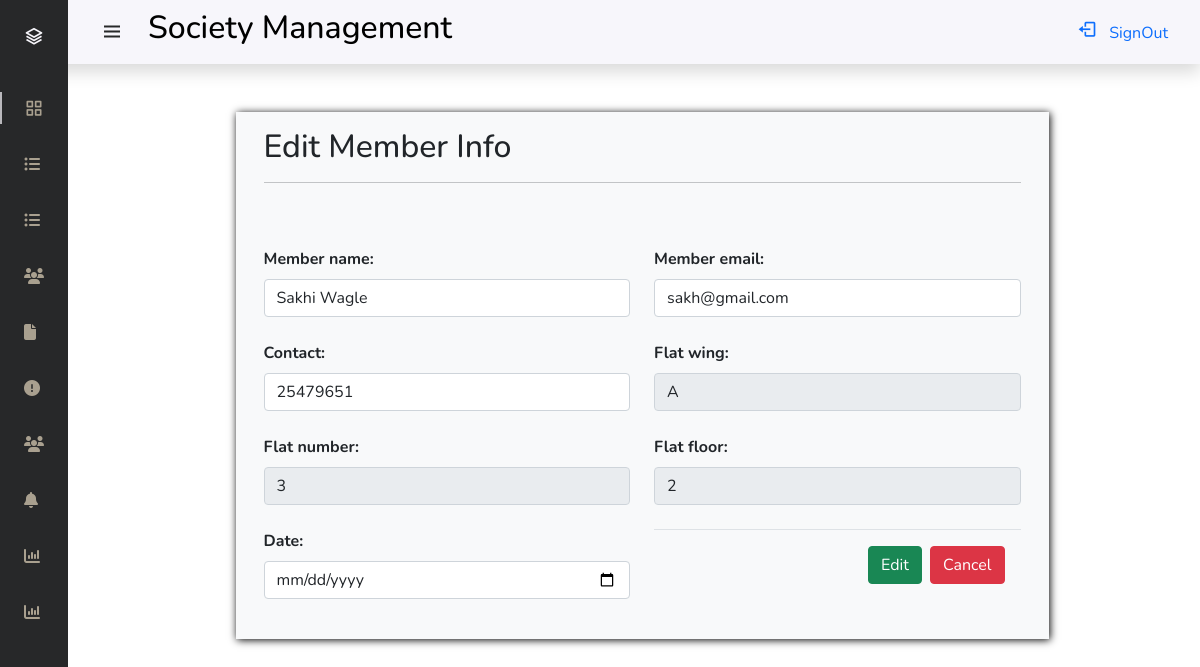
Page /edit_member.php?id=6 (signed in) on the committed database.
### tables this page shows
CREATE TABLE `members` (
  `member_id` int(10) NOT NULL,
  `member_name` varchar(50) NOT NULL,
  `email` varchar(40) NOT NULL,
  `contact` int(10) NOT NULL,
  `wing` varchar(10) NOT NULL,
  `flat_number` int(4) NOT NULL,
  `floor_number` int(11) NOT NULL,
  `date` date NOT NULL
);

### edit_member.php (the view, shortened to what this page needs)
<?php
include 'curd_functions.php';
if (isset($_SESSION['admin_email']) && isset($_SESSION['admin_pwd'])) {
$fid = $_GET['id'];
$select = "SELECT * FROM members WHERE member_id = {$fid}";
$result = mysqli_query($conn, $select);
if (mysqli_num_rows($result) > 0) {
    while ($row = mysqli_fetch_assoc($result)) {
?>
<!DOCTYPE html>
<html lang="en">
<head>
    <link href="https://cdn.jsdelivr.net/npm/bootstrap@5.0.2/dist/css/bootstrap.min.css" rel="stylesheet">
    <link href="https://cdn.jsdelivr.net/npm/boxicons@latest/css/boxicons.min.css" rel="stylesheet">
    <link rel="stylesheet" href="https://cdnjs.cloudflare.com/ajax/libs/font-awesome/4.7.0/css/font-awesome.min.css">
    <link rel="stylesheet" href="./css/stl.css">
</head>
<body id="body-pd">
    <?php
    include 'functions.php';
    side_bar();
    ?>
    <div class="container">
        <div class="row mt-5">
            <div class="col-lg-9 m-auto mt-5" style="box-shadow: 1px 1px 8px 0 black; background-color: #f8f9fa;">
                <form action="" class="p-3" method="post" onsubmit="return member()">
                    <h2 class="h-2">Edit Member Info</h2>
                    <hr>
                    <input type="hidden" name="flat_id" value="<?php echo $row['member_id']; ?>" required><br><br>
                    <div class="row">
                        <div class="col">
                            <label for="member_name" class="form-label"><b>Member name:</b></label>
                            <input type="text" name="member_name" class="form-control" id="member_name" value="<?php echo $row['member_name'] ?>"><br>
                        </div>
                        <div class="col">
                            <label for="email" class="form-label"><b>Member email:</b></label>
                            <input type="email" name="email" class="form-control" id="email" value="<?php echo $row['email'] ?>"><br>
                        </div>
                    </div>
                    <div class="row">
                        <div class="col">
                            <label for="contact" class="form-label"><b>Contact:</b></label>
                            <input type="text" name="contact" class="form-control" id="contact" value="<?php echo $row['contact'] ?>"><br>
                        </div>
                        <div class="col">
                            <label for="wing" class="form-label"><b>Flat wing:</b></label>
                            <input type="text" name="wing" class="form-control" id="wing" value="<?php echo $row['wing'] ?>" readonly><br>
                        </div>
                    </div>
                    <div class="row">
                        <div class="col">
                            <label for="flat_number" class="form-label"><b>Flat number:</b></label>
                            <input type="text" name="flat_number" class="form-control" id="flat_number" value="<?php echo $row['flat_number'] ?>" readonly><br>
                        </div>
                        <div class="col">
                            <label for="floor_number" class="form-label"><b>Flat floor:</b></label>
                            <input type="text" name="floor_number" class="form-control" id="floor_number" value="<?php echo $row['floor_number'] ?>" readonly><br>
                        </div>
                    </div>
                    <div class="row">
                        <div class="col">
                            <label for="date" class="form-label"><b>Date:</b></label>
                            <input type="date" name="date" class="form-control" id="date" value="<?php echo $row['date'] ?>"><br>
                        </div>
                        <div class="col">
                            <div class="modal-footer">
                                <input type="submit" name="submit" value="Edit" class="btn btn-success">
                                <a href="members.php" class="btn btn-danger">Cancel</a>
                            </div>
                        </div>
                    </div>
                </form>
            </div>
        </div>
    </div>
</body>
</html>
<?php
    }
}
}
else{
  header('location:admin_login.php');
}
?>

### functions.php (shortened to what this page needs)
<?php
function side_bar(){
?>
    <header class="header shadow" id="header">
        <div class="header_toggle" style="display:flex; align-items:center;">
        <i class='bx bx-menu' id="header-toggle"></i>
        <h2 style = "padding-left:1.5rem; color:black;">Society Management</h2>
    </div>
        <div>
        <a href="admin_logout.php">
                <i class='bx bx-log-out nav_icon'></i>
                <span class="sign-out">SignOut</span>
        </a>
</div>
    </header>
    <div class="l-navbar" id="nav-bar">
        <nav class="nav">
            <div>
                 <a href="#" class="nav_logo nav_mobile_link">
                    <i class='bx bx-layer nav_logo-icon'></i>
                </a>
                <div class="nav_list">
                    <a href="admin_home.php" class="nav_link active">
                        <i class='bx bx-grid-alt nav_icon'></i>
                    </a>
                    <a href="wing.php" class="nav_link">
                        <i class='fa fa-list-ul'></i>
                    </a>
                    <a href="flats.php" class="nav_link">
                        <i class='fa fa-list-ul'></i>
                    </a>
                    <a href="members.php" class="nav_link">
                        <i class='fa fa-users'></i>
                    </a>
                    <a href="bills.php" class="nav_link">
                        <i class='fa fa-file'></i>
                    </a>
                    <a href="complaints.php" class="nav_link">
                        <i class='fa fa-exclamation-circle'></i>
                    </a>
                    <a href="visitors.php" class="nav_link">
                        <i class='fa fa-users'></i>
                    </a>
                    <a href="notice.php" class="nav_link">
                        <i class='fa fa-bell'></i>
                    </a>
                    <a href="reports.php" class="nav_link">
                        <i class='fa fa-bar-chart'></i>
                    </a>
                    <a href="contact.php" class="nav_link">
                        <i class='fa fa-bar-chart'></i>
                    </a>
            </div>
            </div>
        </nav>
    </div>
<?php
}
?>

### css/stl.css (style rules this page uses)
:root { --header-height: 3rem; --nav-width: 68px; --first-color: #272829; --first-color-light: #E1D4BB; --white-color: #F7F6FB; --body-font: 'Nunito', sans-serif; --normal-font-size: 1rem; --z-fixed: 100 }
*,::before,::after { box-sizing: border-box }
body { position: relative; margin: var(--header-height) 0 0 0; padding: 0 1rem; font-family: var(--body-font); font-size: var(--normal-font-size); transition: .5s }
a { text-decoration: none; }
.header { width: 100%; height: var(--header-height); position: fixed; top: 0; left: 0; display: flex; align-items: center; justify-content: space-between; padding: 0 1rem; background-color: var(--white-color); z-index: var(--z-fixed); transition: .5s; }
.header_toggle { color: var(--first-color); font-size: 1.5rem; cursor: pointer; }
.l-navbar { position: fixed; top: 0; left: -30%; width: var(--nav-width); height: 100vh; background-color: var(--first-color); padding: .5rem 1rem 0 0; transition: .5s; z-index: var(--z-fixed); }
.nav { height: 100%; display: flex; flex-direction: column; justify-content: space-between; overflow: hidden; }
.nav_logo, .nav_link { display: grid; grid-template-columns: max-content max-content; align-items: center; column-gap: 1rem; padding: .5rem 0 .5rem 1.5rem; }
.nav_logo { margin-bottom: 2rem; }
.nav_logo-icon { font-size: 1.25rem; color: var(--white-color); }
.nav_link { position: relative; color: var(--first-color-light); margin-bottom: 1rem; transition: .3s; opacity: 0.7; }
.nav_icon { font-size: 1.25rem; }
.active { color: var(--white-color); }
.active::before { content: ''; position: absolute; left: 0; width: 2px; height: 32px; background-color: var(--white-color); }
.nav_link { display: flex; align-items: center; color: var(--first-color-light); margin-bottom: 1rem; transition: .3s; max-height: 40px; overflow: hidden; }
.nav_icon { font-size: 1.25rem; margin-right: 0.5rem; }
@media screen and (min-width: 768px) { body { margin: calc(var(--header-height) + 1rem) 0 0 0; padding-left: calc(var(--nav-width) + 2rem); } }
@media screen and (min-width: 768px) { .header { height: calc(var(--header-height) + 1rem); padding: 0 2rem 0 calc(var(--nav-width) + 2rem); } }
@media screen and (min-width: 768px) { .l-navbar { left: 0; padding: 1rem 1rem 0 0; } }

### rows in the picture
members: member_name "Sakhi Wagle", email "sakh@gmail.com", contact "25479651", wing "A", flat_number "3", floor_number "2"
